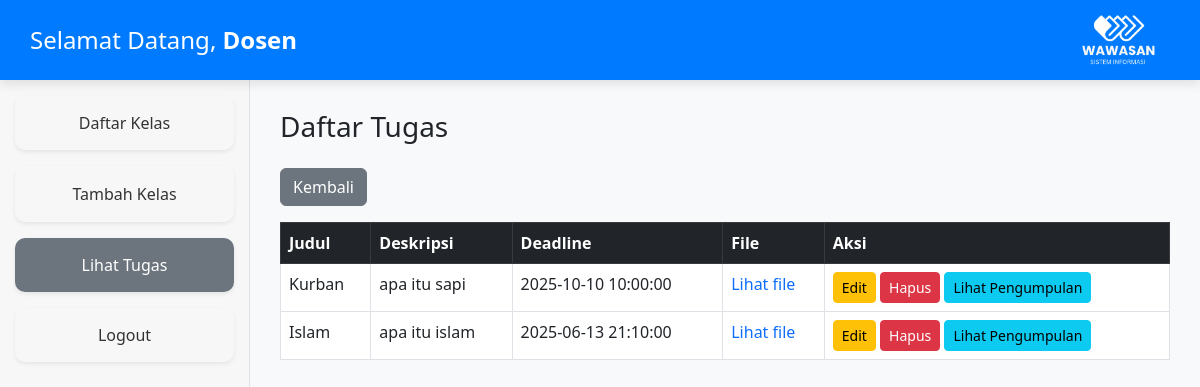
The app's page /lihat_tugas_dosen.php?kelas_id=8 (signed in) with its own data.
### tables this page shows
CREATE TABLE `users` (
  `id` int(11) NOT NULL,
  `email` varchar(100) NOT NULL,
  `nama` varchar(100) DEFAULT NULL,
  `password` varchar(255) NOT NULL,
  `role` enum('dosen','mahasiswa') NOT NULL
);

CREATE TABLE `tugas` (
  `id` int(11) NOT NULL,
  `kelas_id` int(11) DEFAULT NULL,
  `judul` varchar(100) DEFAULT NULL,
  `deskripsi` text DEFAULT NULL,
  `file` varchar(255) DEFAULT NULL,
  `deadline` datetime DEFAULT NULL
);

### lihat_tugas_dosen.php (the view, shortened to what this page needs)
<?php
include "koneksi.php";
$user_id = $_SESSION['user_id'];
$dosen = mysqli_fetch_assoc(mysqli_query($conn, "SELECT nama FROM users WHERE id = $user_id"));
$kelas_id = intval($_GET['kelas_id']);
$tugas = mysqli_query($conn, "SELECT * FROM tugas WHERE kelas_id = $kelas_id");
?>
<!DOCTYPE html>
<html lang="id">
<head>
    <link href="https://cdn.jsdelivr.net/npm/bootstrap@5.3.0/dist/css/bootstrap.min.css" rel="stylesheet">
</head>
<body>
<div class="header d-flex justify-content-between align-items-center">
    <h4 class="text-center mb-0">Selamat Datang, <strong><?= htmlspecialchars($dosen['nama'] ?? 'Dosen') ?></strong></h4>
    <div>
        <img src="wwws.png" alt="Logo" style="height: 50px; margin-right: 15px;">
    </div>
</div>
<div class="sidebar">
    <a href="dashboard_dosen.php" class="text-center mt-3 shadow-sm">Daftar Kelas</a>
    <a href="tambah_kelas_dosen.php" class="btn mt-3 shadow-sm">Tambah Kelas</a>
    <a href="lihat_tugas_dosen.php" class="text-center mt-3 shadow-sm active">Lihat Tugas</a>
    <a href="logout.php" class="text-center mt-3 shadow-sm">Logout</a>
</div>
<div class="content">
    <h3 class="mb-4">Daftar Tugas</h3>
    <a href="dashboard_dosen.php" class="btn btn-secondary mb-3">Kembali</a>
    <div class="table-responsive">
        <table class="table table-bordered">
            <thead class="table-dark">
                <tr>
                    <th>Judul</th>
                    <th>Deskripsi</th>
                    <th>Deadline</th>
                    <th>File</th>
                    <th>Aksi</th>
                </tr>
            </thead>
            <tbody>
                <?php while ($row = mysqli_fetch_assoc($tugas)) : ?>
                <tr>
                    <td><?= htmlspecialchars($row['judul']) ?></td>
                    <td><?= htmlspecialchars($row['deskripsi']) ?></td>
                    <td><?= $row['deadline'] ?></td>
                    <td>
                        <?php if ($row['file']) : ?>
                            <a href="<?= $row['file'] ?>" target="_blank">Lihat file</a>
                        <?php else : ?>
                            Tidak ada file
                        <?php endif; ?>
                    </td>
                    <td>
                        <a href="edit_tugas_dosen.php?id=<?= $row['id'] ?>" class="btn btn-warning btn-sm">Edit</a>
                        <a href="hapus_tugas_dosen.php?id=<?= $row['id'] ?>&kelas_id=<?= $kelas_id ?>"
                           onclick="return confirm('Yakin ingin menghapus tugas ini?')"
                           class="btn btn-danger btn-sm">Hapus</a>
                        <a href="lihat_pengumpulan_dosen.php?tugas_id=<?= $row['id'] ?>" class="btn btn-info btn-sm">Lihat Pengumpulan</a>
                    </td>
                </tr>
                <?php endwhile ?>
            </tbody>
        </table>
    </div>
</div>
</body>
</html>

### lihat_tugas_dosen.php (style rules this page uses)
body { background: #f8f9fa; }
.header { background-color: #007bff; color: white; padding: 15px 30px; position: fixed; top: 0; left: 0; right: 0; z-index: 1000; box-shadow: 0 4px 10px rgba(0,0,0,0.1); }
.header img { flex-shrink: 0; }
.sidebar { position: fixed; top: 60px; left: 0; width: 250px; height: calc(100vh - 60px); background-color:rgb(247, 247, 247); border-right: 1px solid #dee2e6; padding-top: 20px; }
.sidebar a { text-decoration: none; color: #333; display: block; padding: 15px 20px; border-radius: 10px; margin: 5px 15px; transition: 0.3s; }
.sidebar .active { background-color: #6c757d; color: #fff; }
.content { margin-top: 80px; margin-left: 250px; padding: 30px; }
a { text-decoration: none; }

### records on screen
users: nama "Dosen"
tugas: judul "Kurban", deskripsi "apa itu sapi", deadline "2025-10-10 10:00:00"
tugas: judul "Islam", deskripsi "apa itu islam", deadline "2025-06-13 21:10:00"
